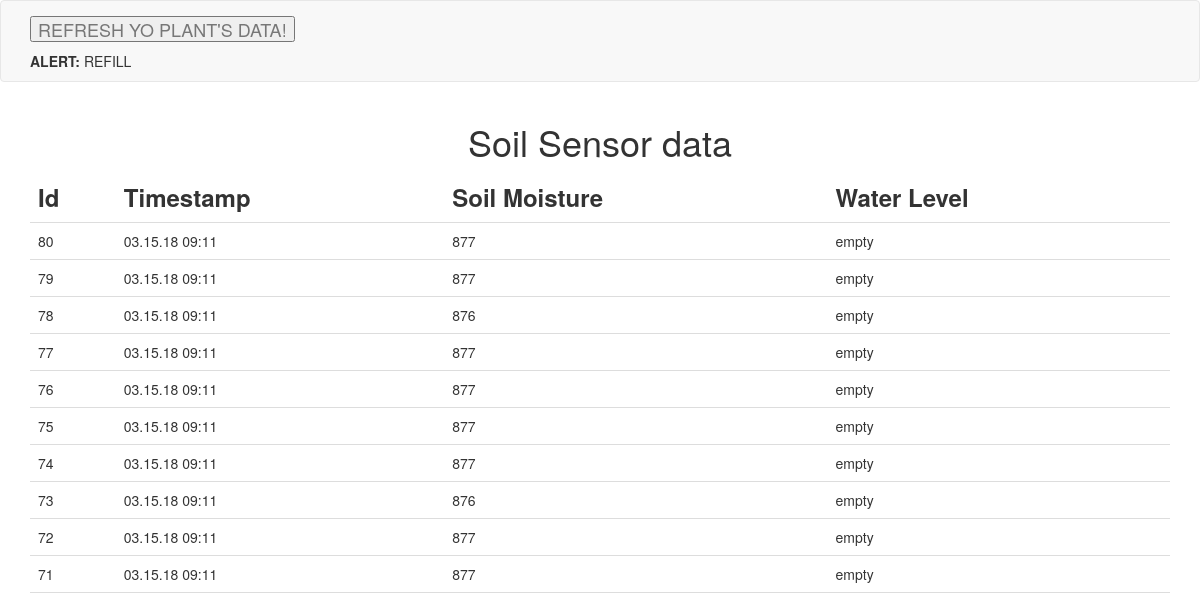
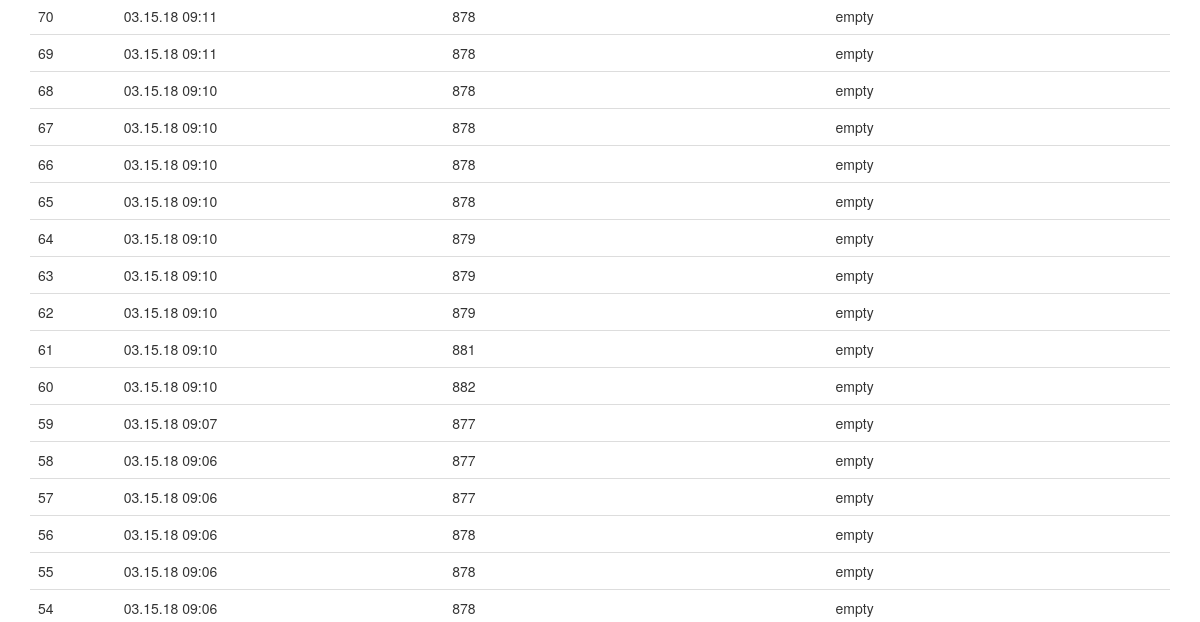
Before: / (upper part) with the older database file (2 pictures, top to bottom).
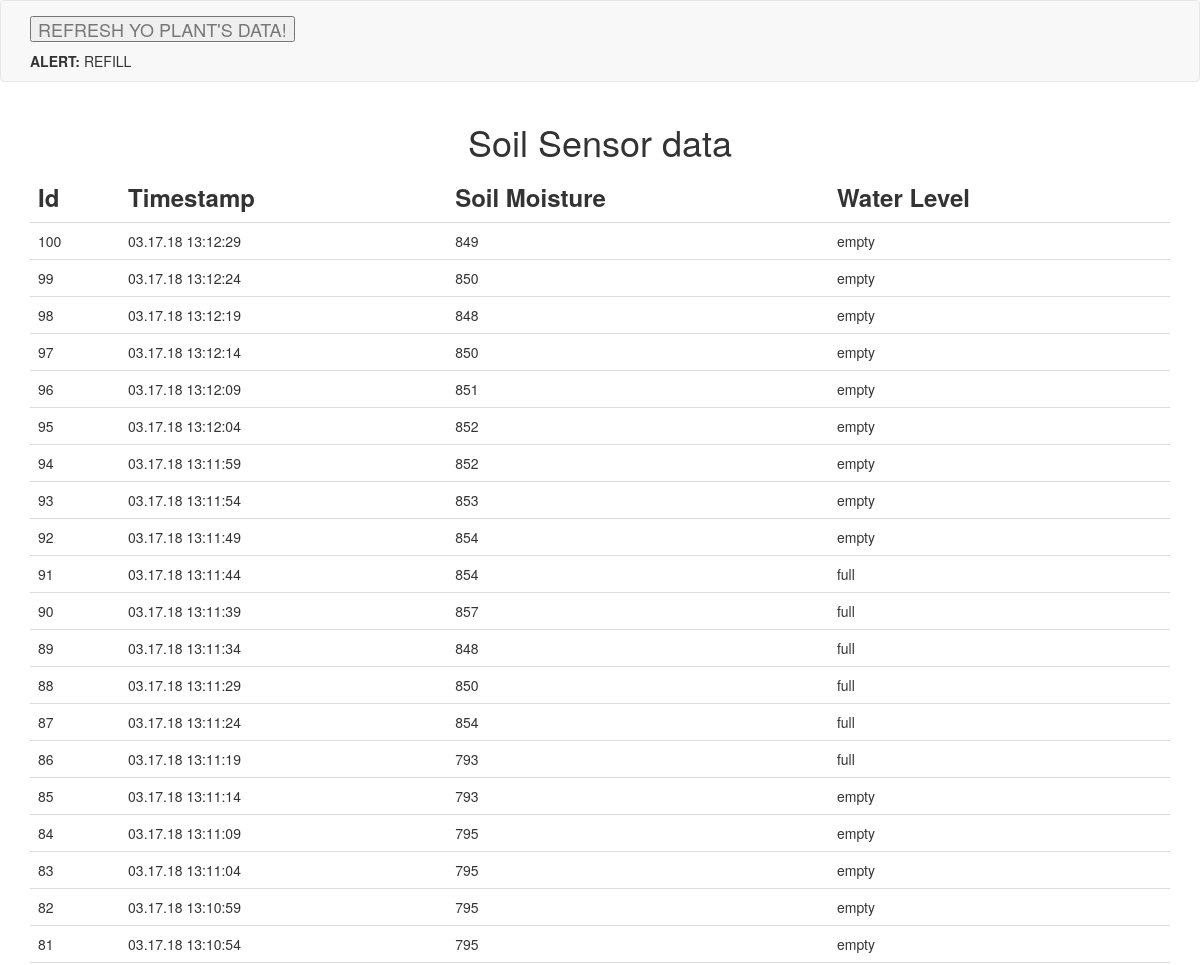
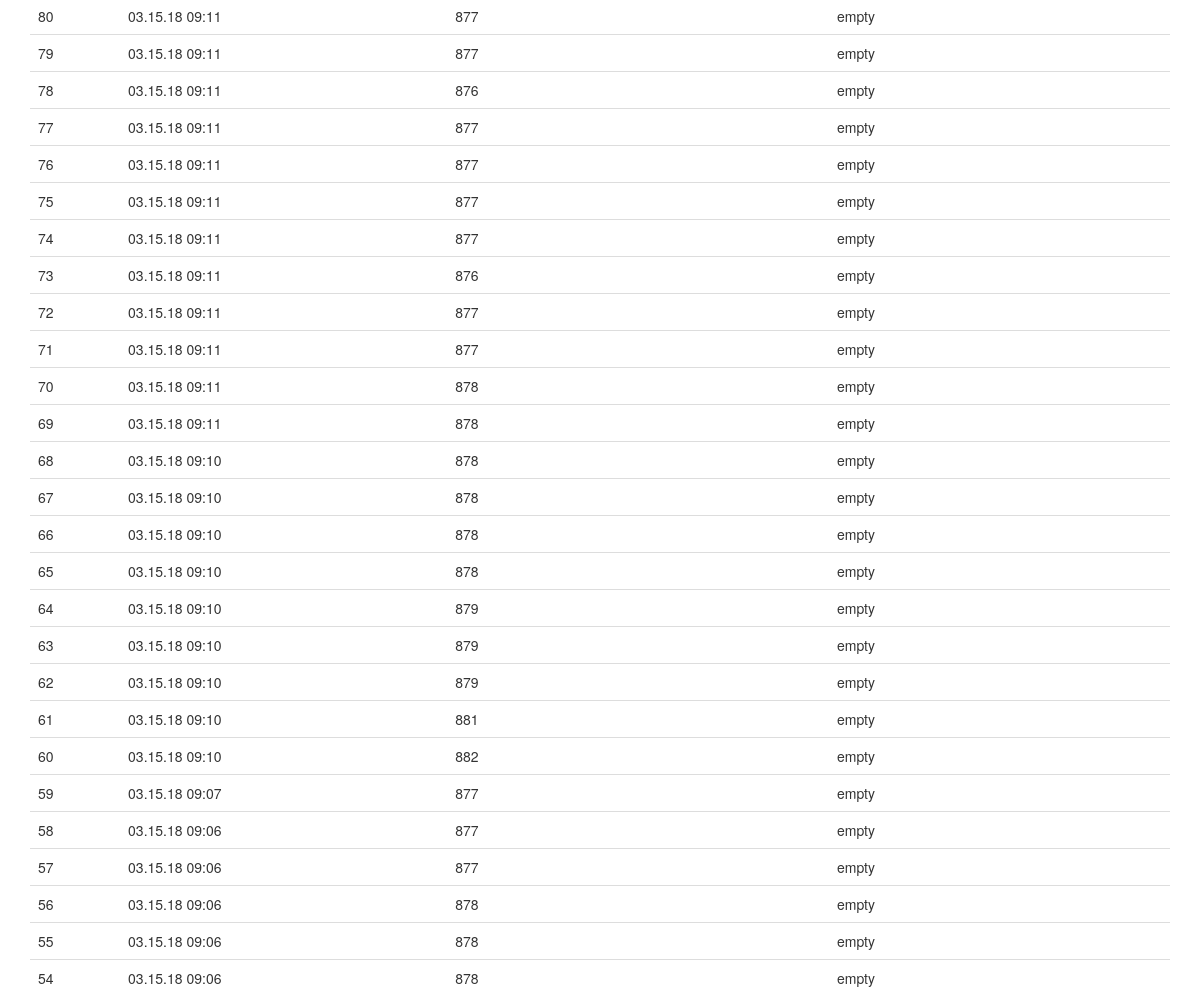
After: the same page with the newer database file (2 pictures, top to bottom).
### tables this page shows
CREATE TABLE sensor_data(id INTEGER PRIMARY KEY AUTOINCREMENT, date_time TEXT, soil_moisture INTEGER, water_level TEXT);

### test.py (the view)
@app.route('/')
def display_data():
    cursor = g.db_connection.cursor()
    cursor.execute('SELECT * FROM sensor_data ORDER BY id DESC')
    rows = cursor.fetchall()
    alert = False
    if rows[-1][3] == 'empty':
    	alert = 'REFILL'
    return render_template('display_data.html', rows = rows, alert = alert)

### test.py (called while the page is built)
@app.before_request
def before_request():
    g.db_connection = sqlite3.connect('test.db')

### templates/display_data.html (shortened to what this page needs)
{% extends "bootstrap/base.html" %}
{% block navbar %}
   <nav class="navbar navbar-default" role="navigation">
      <div class="container">
         <div class="navbar-header">
            <a class="navbar-brand" href="{{ url_for('display_data') }}"><button>REFRESH YO PLANT'S DATA!</button></a>
            {% if alert %}
            <p><strong>ALERT:</strong> {{ alert }}
            {% endif %}
         </div>
      </div>
   </nav>
{% endblock %}
{% block content %}
   <div class="container">
      <div class="header" align="center"><h1>Soil Sensor data</h1></div>
      <table class="table table-hover">
         <thead>
            <td><strong><font size="5">Id</strong></font></td>
            <td><strong><font size="5">Timestamp</strong></font></td>
            <td><strong><font size="5">Soil Moisture</strong></font></td>
            <td><strong><font size="5">Water Level</strong></font></td>
         </thead>
         {% for row in rows %}
            <tr>
               <td>{{ row[0] }}</td>
               <td>{{ row[1] }}</td>
               <td>{{ row[2] }}</td>
               <td>{{ row[3] }}</td>
            </tr>
         {% endfor %}
      </table>
   </div>
{% endblock %}

Changed rows visible on the page:
added sensor_data: id "100", date_time "03.17.18 13:12:29", soil_moisture "849", water_level "empty"
added sensor_data: id "99", date_time "03.17.18 13:12:24", soil_moisture "850", water_level "empty"
added sensor_data: id "98", date_time "03.17.18 13:12:19", soil_moisture "848", water_level "empty"
added sensor_data: id "97", date_time "03.17.18 13:12:14", soil_moisture "850", water_level "empty"
added sensor_data: id "96", date_time "03.17.18 13:12:09", soil_moisture "851", water_level "empty"
added sensor_data: id "95", date_time "03.17.18 13:12:04", soil_moisture "852", water_level "empty"
added sensor_data: id "94", date_time "03.17.18 13:11:59", soil_moisture "852", water_level "empty"
added sensor_data: id "93", date_time "03.17.18 13:11:54", soil_moisture "853", water_level "empty"
added sensor_data: id "92", date_time "03.17.18 13:11:49", soil_moisture "854", water_level "empty"
added sensor_data: id "91", date_time "03.17.18 13:11:44", soil_moisture "854", water_level "full"
added sensor_data: id "90", date_time "03.17.18 13:11:39", soil_moisture "857", water_level "full"
added sensor_data: id "89", date_time "03.17.18 13:11:34", soil_moisture "848", water_level "full"
added sensor_data: id "88", date_time "03.17.18 13:11:29", soil_moisture "850", water_level "full"
added sensor_data: id "87", date_time "03.17.18 13:11:24", soil_moisture "854", water_level "full"
added sensor_data: id "86", date_time "03.17.18 13:11:19", soil_moisture "793", water_level "full"
added sensor_data: id "85", date_time "03.17.18 13:11:14", soil_moisture "793", water_level "empty"
added sensor_data: id "84", date_time "03.17.18 13:11:09", soil_moisture "795", water_level "empty"
added sensor_data: id "83", date_time "03.17.18 13:11:04", soil_moisture "795", water_level "empty"
added sensor_data: id "82", date_time "03.17.18 13:10:59", soil_moisture "795", water_level "empty"
added sensor_data: id "81", date_time "03.17.18 13:10:54", soil_moisture "795", water_level "empty"
